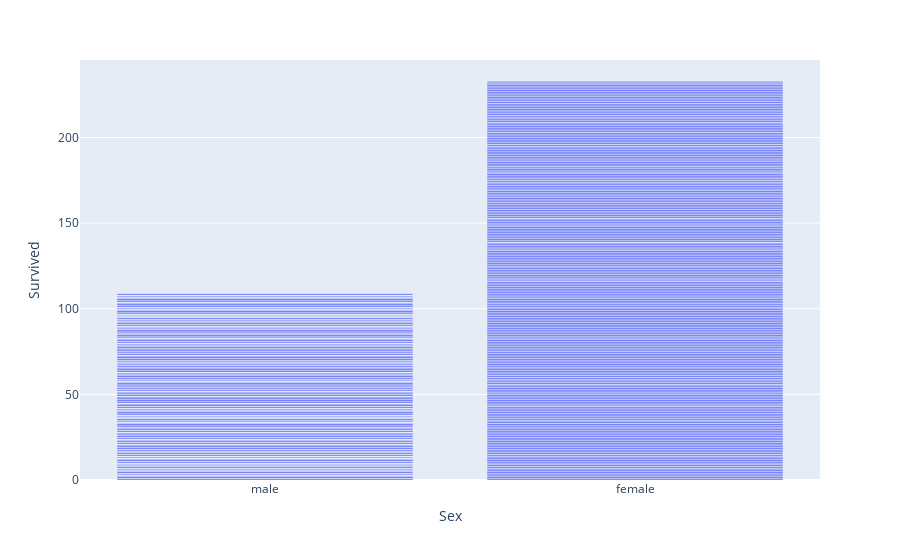

Write notebook code for a chart like this one.
### Code cell
Titanic.value_counts('Sex','Survived', 'normalize'==True).astype('bool')
fig = px.bar(Titanic, x='Sex', y='Survived' )
fig.show()

### Figure 1 — Plotly figure (JSON) as saved in the notebook; plotly's stock layout.template omitted (floating-point values rounded to 4 significant figures; data arrays with more than 128 entries replaced by an {"elided": "..."} marker saying what was removed)
{"data": [{"alignmentgroup": "True", "hovertemplate": "Sex=%{x}<br>Survived=%{y}<extra></extra>", "legendgroup": "", "marker": {"color": "#636efa"}, "name": "", "offsetgroup": "", "orientation": "v", "showlegend": false, "textposition": "auto", "type": "bar", "x": {"elided": "891 str values"}, "xaxis": "x", "y": {"elided": "891 int values"}, "yaxis": "y"}], "layout": {"barmode": "relative", "legend": {"tracegroupgap": 0}, "margin": {"t": 60}, "xaxis": {"anchor": "y", "domain": [0, 1], "title": {"text": "Sex"}}, "yaxis": {"anchor": "x", "domain": [0, 1], "title": {"text": "Survived"}}}}
